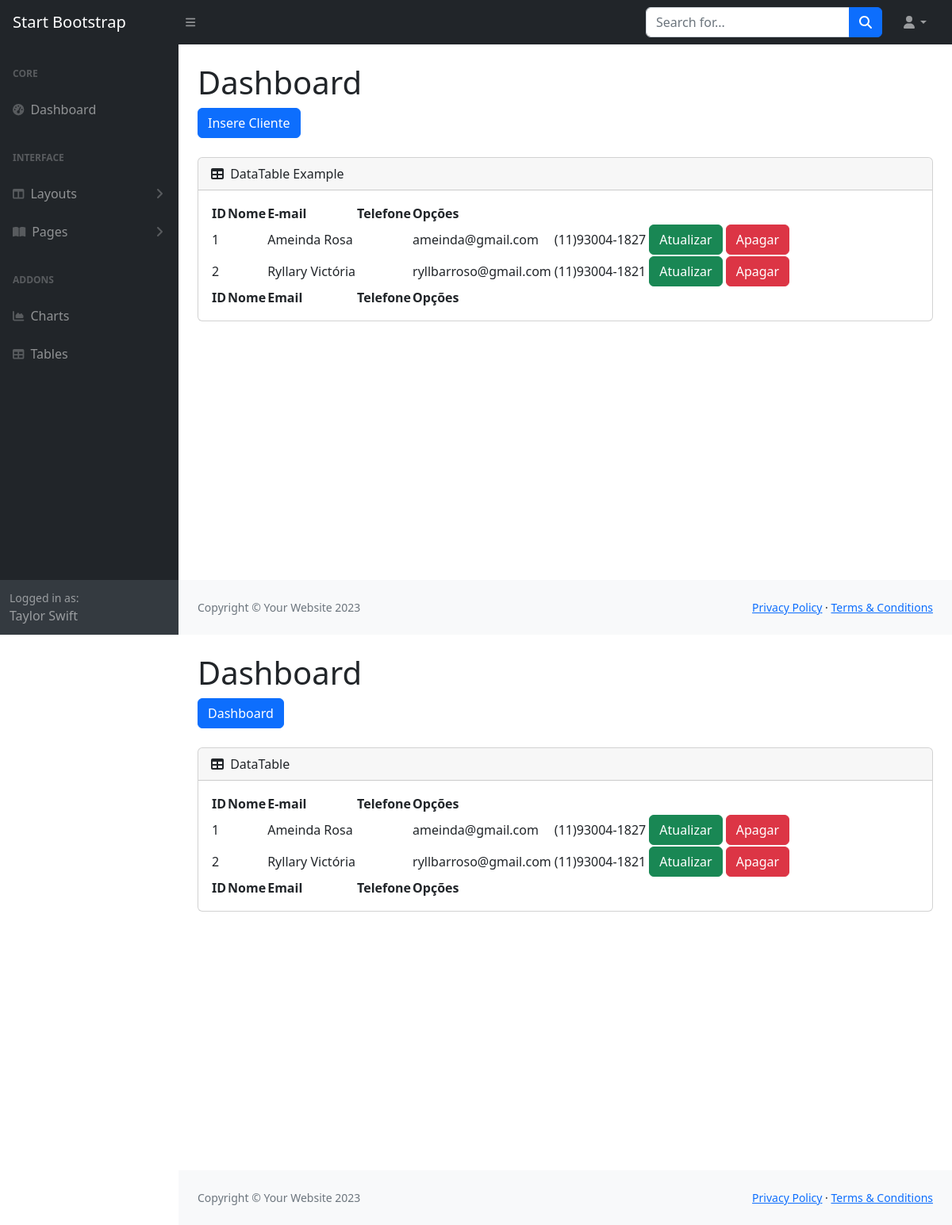
The page /painel/index.php (signed in) on the database its author committed.
### tables this page shows
CREATE TABLE `clientes` (
  `id_cliente` int(11) NOT NULL,
  `nome_cliente` varchar(255) NOT NULL,
  `email_cliente` varchar(255) NOT NULL,
  `telefone` varchar(14) NOT NULL
);

### painel/index.php (the view, shortened to what this page needs)
<?php
include "conecta.php";
include "menu.php"
?>
<!DOCTYPE html>
<html lang="en">
<head>
    <link href="https://cdn.jsdelivr.net/npm/simple-datatables@7.1.2/dist/style.min.css" rel="stylesheet" />
    <link href="css/styles.css" rel="stylesheet" />
</head>
<body class="sb-nav-fixed">
    <nav class="sb-topnav navbar navbar-expand navbar-dark bg-dark">
        <a class="navbar-brand ps-3" href="index.php">Start Bootstrap</a>
        <button class="btn btn-link btn-sm order-1 order-lg-0 me-4 me-lg-0" id="sidebarToggle" href="#!"><i class="fas fa-bars"></i></button>
        <form class="d-none d-md-inline-block form-inline ms-auto me-0 me-md-3 my-2 my-md-0">
            <div class="input-group">
                <input class="form-control" type="text" placeholder="Search for..." aria-label="Search for..." aria-describedby="btnNavbarSearch" />
                <button class="btn btn-primary" id="btnNavbarSearch" type="button"><i class="fas fa-search"></i></button>
            </div>
        </form>
        <ul class="navbar-nav ms-auto ms-md-0 me-3 me-lg-4">
            <li class="nav-item dropdown">
                <a class="nav-link dropdown-toggle" id="navbarDropdown" href="#" role="button" data-bs-toggle="dropdown" aria-expanded="false"><i class="fas fa-user fa-fw"></i></a>
            </li>
        </ul>
    </nav>
    <div id="layoutSidenav">
        <div id="layoutSidenav_nav">
            <nav class="sb-sidenav accordion sb-sidenav-dark" id="sidenavAccordion">
                <div class="sb-sidenav-menu">
                    <div class="nav">
                        <div class="sb-sidenav-menu-heading">Core</div>
                        <a class="nav-link" href="index.html">
                            <div class="sb-nav-link-icon"><i class="fas fa-tachometer-alt"></i></div>
                            Dashboard
                        </a>
                        <div class="sb-sidenav-menu-heading">Interface</div>
                        <a class="nav-link collapsed" href="#" data-bs-toggle="collapse" data-bs-target="#collapseLayouts" aria-expanded="false" aria-controls="collapseLayouts">
                            <div class="sb-nav-link-icon"><i class="fas fa-columns"></i></div>
                            Layouts
                            <div class="sb-sidenav-collapse-arrow"><i class="fas fa-angle-down"></i></div>
                        </a>
                        <a class="nav-link collapsed" href="#" data-bs-toggle="collapse" data-bs-target="#collapsePages" aria-expanded="false" aria-controls="collapsePages">
                            <div class="sb-nav-link-icon"><i class="fas fa-book-open"></i></div>
                            Pages
                            <div class="sb-sidenav-collapse-arrow"><i class="fas fa-angle-down"></i></div>
                        </a>
                        <div class="sb-sidenav-menu-heading">Addons</div>
                        <a class="nav-link" href="charts.html">
                            <div class="sb-nav-link-icon"><i class="fas fa-chart-area"></i></div>
                            Charts
                        </a>
                        <a class="nav-link" href="tables.html">
                            <div class="sb-nav-link-icon"><i class="fas fa-table"></i></div>
                            Tables
                        </a>
                    </div>
                </div>
                <div class="sb-sidenav-footer">
                    <div class="small">Logged in as:</div>
                    <?php
                    echo $_SESSION ['nome'];
                    ?>
                </div>
            </nav>
        </div>
        <div id="layoutSidenav_content">
            <main>
                <div class="container-fluid px-4">
                    <h1 class="mt-4">Dashboard</h1>
                    <ol class="breadcrumb mb-4">
                        <li class="breadcrumb-item active"><a class="btn btn-primary" href="index.php">Dashboard</a></li>
                    </ol>
                    <div class="card mb-4">
                        <div class="card-header">
                            <i class="fas fa-table me-1"></i>
                            DataTable
                        </div>
                        <div class="card-body">
                            <table id="datatablesSimple">
                                <thead>
                                    <tr>
                                        <th>ID</th>
                                        <th>Nome</th>
                                        <th>E-mail</th>
                                        <th>Telefone</th>
                                        <th>Opções</th>
                                    </tr>
                                </thead>
                                <tfoot>
                                    <tr>
                                        <th>ID</th>
                                        <th>Nome</th>
                                        <th>Email</th>
                                        <th>Telefone</th>
                                        <th>Opções</th>
                                    </tr>
                                </tfoot>
                                <tbody>
                                    <?php
                                        $sql = "SELECT * FROM clientes";
                                        $consulta = $conexao->query($sql);
                                        while($dados = $consulta->fetch_assoc()){
                                            echo "<tr>";
                                            echo "<td>".$dados['id_cliente']."<td>";
                                            echo "<td>".$dados['nome_cliente']."<td>";
                                            echo  "<td>".$dados['email_cliente']."<td>";
                                            echo  "<td>".$dados['telefone']."<td>";
                                            echo "<td>
                                                <a class='btn btn-success' href='Atualizar'>Atualizar</a>
                                                <a class='btn btn-danger' href='Apagar'>Apagar</a>
                                            </td>";
                                            echo "<tr>";
                                        }
                                    ?>
                                </tbody>
                            </table>
                        </div>
                    </div>
                </div>
            </main>
            <footer class="py-4 bg-light mt-auto">
                <div class="container-fluid px-4">
                    <div class="d-flex align-items-center justify-content-between small">
                        <div class="text-muted">Copyright &copy; Your Website 2023</div>
                        <div>
                            <a href="#">Privacy Policy</a>
                            &middot;
                            <a href="#">Terms &amp; Conditions</a>
                        </div>
                    </div>
                </div>
            </footer>
        </div>
    </div>
</body>
</html>

### painel/menu.php (shortened to what this page needs)
<!DOCTYPE html>
<html lang="en">
<head>
    <link href="https://cdn.jsdelivr.net/npm/simple-datatables@7.1.2/dist/style.min.css" rel="stylesheet" />
    <link href="css/styles.css" rel="stylesheet" />
</head>
<body class="sb-nav-fixed">
    <nav class="sb-topnav navbar navbar-expand navbar-dark bg-dark">
        <a class="navbar-brand ps-3" href="index.php">Start Bootstrap</a>
        <button class="btn btn-link btn-sm order-1 order-lg-0 me-4 me-lg-0" id="sidebarToggle" href="#!"><i class="fas fa-bars"></i></button>
        <form class="d-none d-md-inline-block form-inline ms-auto me-0 me-md-3 my-2 my-md-0">
            <div class="input-group">
                <button class="btn btn-primary" id="btnNavbarSearch" type="button"><i class="fas fa-search"></i></button>
            </div>
        </form>
        <ul class="navbar-nav ms-auto ms-md-0 me-3 me-lg-4">
            <li class="nav-item dropdown">
                <a class="nav-link dropdown-toggle" id="navbarDropdown" href="#" role="button" data-bs-toggle="dropdown" aria-expanded="false"><i class="fas fa-user fa-fw"></i></a>
            </li>
        </ul>
    </nav>
    <div id="layoutSidenav">
        <div id="layoutSidenav_nav">
            <nav class="sb-sidenav accordion sb-sidenav-dark" id="sidenavAccordion">
                <div class="sb-sidenav-menu">
                    <div class="nav">
                        <div class="sb-sidenav-menu-heading">Core</div>
                        <a class="nav-link" href="index.html">
                            <div class="sb-nav-link-icon"><i class="fas fa-tachometer-alt"></i></div>
                        </a>
                        <div class="sb-sidenav-menu-heading">Interface</div>
                        <a class="nav-link collapsed" href="#" data-bs-toggle="collapse" data-bs-target="#collapseLayouts" aria-expanded="false" aria-controls="collapseLayouts">
                            <div class="sb-nav-link-icon"><i class="fas fa-columns"></i></div>
                            <div class="sb-sidenav-collapse-arrow"><i class="fas fa-angle-down"></i></div>
                        </a>
                        <a class="nav-link collapsed" href="#" data-bs-toggle="collapse" data-bs-target="#collapsePages" aria-expanded="false" aria-controls="collapsePages">
                            <div class="sb-nav-link-icon"><i class="fas fa-book-open"></i></div>
                            <div class="sb-sidenav-collapse-arrow"><i class="fas fa-angle-down"></i></div>
                        </a>
                        <div class="sb-sidenav-menu-heading">Addons</div>
                        <a class="nav-link" href="charts.html">
                            <div class="sb-nav-link-icon"><i class="fas fa-chart-area"></i></div>
                        </a>
                        <a class="nav-link" href="tables.html">
                            <div class="sb-nav-link-icon"><i class="fas fa-table"></i></div>
                        </a>
                    </div>
                </div>
                <div class="sb-sidenav-footer">
                    <div class="small">Logged in as:</div>
                </div>
            </nav>
        </div>
        <div id="layoutSidenav_content">
            <main>
                <div class="container-fluid px-4">
                    <h1 class="mt-4">Dashboard</h1>
                    <ol class="breadcrumb mb-4">
                        <li class="breadcrumb-item active"><a class="btn btn-primary" href="insere_cliente.php">Insere Cliente</a></li>
                    </ol>
                    <div class="card mb-4">
                        <div class="card-header">
                            <i class="fas fa-table me-1"></i>
                            DataTable Example
                        </div>
                        <div class="card-body">
                            <table id="datatablesSimple">
                                <thead>
                                    <tr>
                                        <th>ID</th>
                                        <th>Nome</th>
                                        <th>E-mail</th>
                                        <th>Telefone</th>
                                        <th>Opções</th>
                                    </tr>
                                </thead>
                                <tfoot>
                                    <tr>
                                        <th>ID</th>
                                        <th>Nome</th>
                                        <th>Email</th>
                                        <th>Telefone</th>
                                        <th>Opções</th>
                                    </tr>
                                </tfoot>
                                <tbody>
                                    <?php
                                        $sql = "SELECT * FROM clientes";
                                        $consulta = $conexao->query($sql);
                                        while($dados = $consulta->fetch_assoc()){
                                            echo "<tr>";
                                            echo "<td>".$dados['id_cliente']."<td>";
                                            echo "<td>".$dados['nome_cliente']."<td>";
                                            echo  "<td>".$dados['email_cliente']."<td>";
                                            echo  "<td>".$dados['telefone']."<td>";
                                            echo "<td>
                                                <a class='btn btn-success' href='Atualizar'>Atualizar</a>
                                                <a class='btn btn-danger' href='Apagar'>Apagar</a>
                                            </td>";
                                            echo "<tr>";
                                        }
                                    ?>
                                </tbody>
                            </table>
                        </div>
                    </div>
                </div>
            </main>
            <footer class="py-4 bg-light mt-auto">
                <div class="container-fluid px-4">
                    <div class="d-flex align-items-center justify-content-between small">
                        <div class="text-muted">Copyright &copy; Your Website 2023</div>
                        <div>
                            <a href="#">Privacy Policy</a>
                            &middot;
                            <a href="#">Terms &amp; Conditions</a>
                        </div>
                    </div>
                </div>
            </footer>
        </div>
    </div>
</body>
</html>

### rows shown on the page
clientes: id_cliente "1", nome_cliente "Ameinda Rosa", email_cliente "ameinda@gmail.com", telefone "(11)93004-1827"
clientes: id_cliente "2", nome_cliente "Ryllary Victória", email_cliente "ryllbarroso@gmail.com", telefone "(11)93004-1821"

### other values the page prints
$_SESSION ['nome'] "Taylor Swift"
